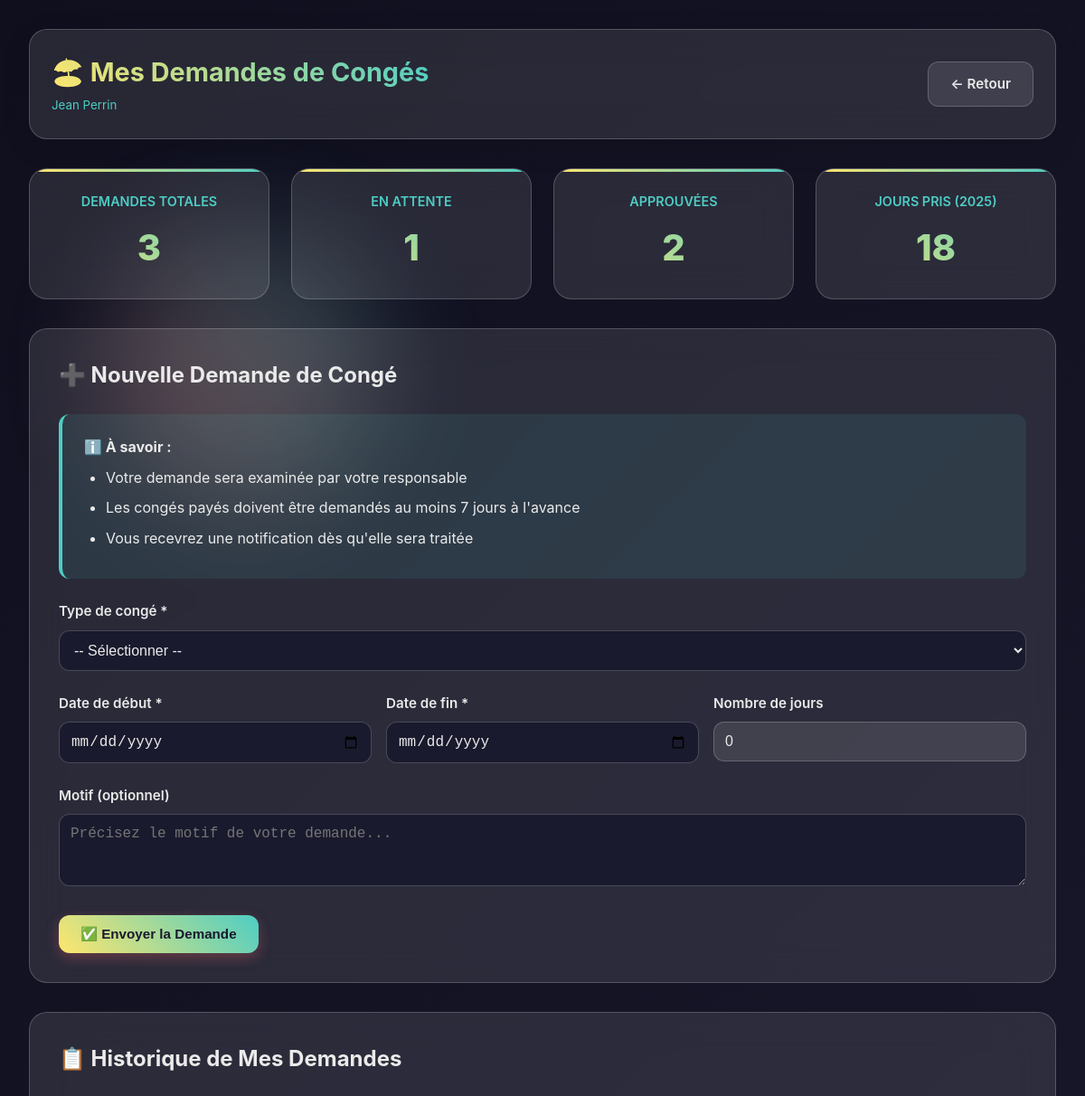
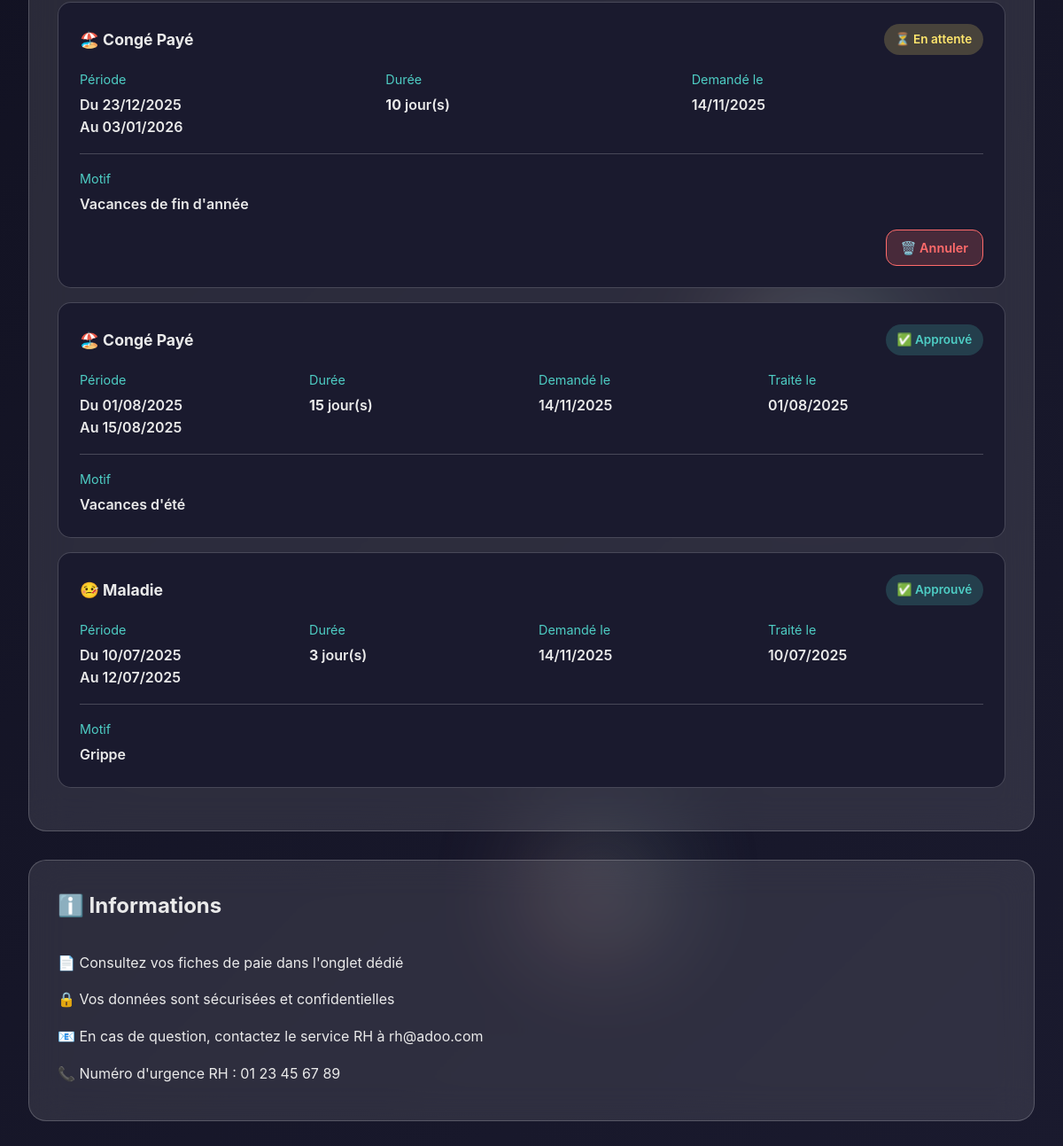
Page /Projet_Final/employes/mes_conges.php (signed in) on the committed database (2 pictures, top to bottom).
### tables this page shows
CREATE TABLE `employee_leaves` (
  `id` int NOT NULL,
  `employee_id` int NOT NULL,
  `type` enum('CP','RTT','Maladie','Sans solde','Formation') NOT NULL,
  `start_date` date NOT NULL,
  `end_date` date NOT NULL,
  `days_count` int NOT NULL,
  `status` enum('pending','approved','rejected') DEFAULT 'pending',
  `reason` text,
  `approved_by` int DEFAULT NULL,
  `approved_at` timestamp NULL DEFAULT NULL,
  `created_at` timestamp NULL DEFAULT CURRENT_TIMESTAMP
);

### Projet_Final/employes/mes_conges.php (the view, shortened to what this page needs)
<?php
$db = getDB();
$user_id = $_SESSION['user_id'];
$stmt = $db->prepare("SELECT * FROM v_employee_users WHERE user_id = ?");
$stmt->execute([$user_id]);
$employee = $stmt->fetch();
$employee_id = $employee['employee_id'];
$mes_conges = $db->prepare("
    SELECT * FROM employee_leaves
    WHERE employee_id = ?
    ORDER BY created_at DESC
");
$mes_conges->execute([$employee_id]);
$conges = $mes_conges->fetchAll();
$stats = [
    'total' => count($conges),
    'pending' => 0,
    'approved' => 0,
    'rejected' => 0,
    'jours_pris' => 0
];
$annee_courante = date('Y');
foreach ($conges as $conge) {
    $stats[$conge['status']]++;
    if ($conge['status'] === 'approved' && date('Y', strtotime($conge['start_date'])) == $annee_courante) {
        $stats['jours_pris'] += $conge['days_count'];
    }
}
?>
<!DOCTYPE html>
<html lang="fr">
<head>
    <link rel="stylesheet" href="../assets/css/style.css">
</head>
<body>
    <div class="bg-animation">
        <div class="bg-circle"></div>
        <div class="bg-circle"></div>
    </div>
    <div class="conges-container">
        <div class="header">
            <div>
                <h1>🏖️ Mes Demandes de Congés</h1>
                <small style="color: var(--secondary);">
                    <?= htmlspecialchars($employee['first_name'] . ' ' . $employee['last_name']) ?>
                </small>
            </div>
            <a href="dashboard.php" class="btn btn-secondary">← Retour</a>
        </div>
        <div class="stats-grid">
            <div class="stat-card">
                <h3>Demandes Totales</h3>
                <div class="value"><?= $stats['total'] ?></div>
            </div>
            <div class="stat-card">
                <h3>En Attente</h3>
                <div class="value" style="color: #FFE66D;"><?= $stats['pending'] ?></div>
            </div>
            <div class="stat-card">
                <h3>Approuvées</h3>
                <div class="value" style="color: var(--secondary);"><?= $stats['approved'] ?></div>
            </div>
            <div class="stat-card">
                <h3>Jours Pris (<?= $annee_courante ?>)</h3>
                <div class="value" style="color: var(--primary);"><?= $stats['jours_pris'] ?></div>
            </div>
        </div>
        <div class="card">
            <h2>➕ Nouvelle Demande de Congé</h2>
            <div class="info-box">
                <strong>ℹ️ À savoir :</strong>
                <ul>
                    <li>Votre demande sera examinée par votre responsable</li>
                    <li>Les congés payés doivent être demandés au moins 7 jours à l'avance</li>
                    <li>Vous recevrez une notification dès qu'elle sera traitée</li>
                </ul>
            </div>
            <form method="POST">
                <div class="form-row">
                    <div class="form-group">
                        <label for="type_conge">Type de congé *</label>
                        <select id="type_conge" name="type_conge" required>
                            <option value="">-- Sélectionner --</option>
                        </select>
                    </div>
                </div>
                <div class="form-row">
                    <div class="form-group">
                        <label for="date_debut">Date de début *</label>
                        <input type="date" id="date_debut" name="date_debut" min="<?= date('Y-m-d') ?>" required>
                    </div>
                    <div class="form-group">
                        <label for="date_fin">Date de fin *</label>
                        <input type="date" id="date_fin" name="date_fin" min="<?= date('Y-m-d') ?>" required>
                    </div>
                    <div class="form-group">
                        <label>Nombre de jours</label>
                        <input type="text" id="nb_jours_calc" value="0" readonly style="background: var(--glass); cursor: not-allowed;">
                    </div>
                </div>
                <div class="form-group">
                    <label for="motif">Motif (optionnel)</label>
                    <textarea id="motif" name="motif" rows="3" placeholder="Précisez le motif de votre demande..."></textarea>
                </div>
                <button type="submit" name="demander_conge" class="btn btn-primary">
                    ✅ Envoyer la Demande
                </button>
            </form>
        </div>
        <div class="card">
            <h2>📋 Historique de Mes Demandes</h2>
            <?php if (empty($conges)): ?>
                <div class="empty-state">
                    <div class="empty-state-icon">🏖️</div>
                    <p>Aucune demande de congé.</p>
                    <p style="margin-top: 0.5rem; font-size: 0.9rem;">
                        Vous n'avez pas encore fait de demande.
                    </p>
                </div>
            <?php else: ?>
                <?php foreach ($conges as $conge): ?>
                <div class="conge-card">
                    <div class="conge-header">
                        <div>
                            <strong style="color: var(--light); font-size: 1.1rem;">
                                <?php
                                $types = [
                                    'CP' => '🏖️ Congé Payé',
                                    'RTT' => '⏰ RTT',
                                    'Maladie' => '🤒 Maladie',
                                    'Sans solde' => '💼 Sans solde',
                                    'Formation' => '📚 Formation'
                                ];
                                echo $types[$conge['type']] ?? $conge['type'];
                                ?>
                            </strong>
                        </div>
                        <?php
                        $badges = [
                            'pending' => 'warning',
                            'approved' => 'success',
                            'rejected' => 'danger'
                        ];
                        $labels = [
                            'pending' => '⏳ En attente',
                            'approved' => '✅ Approuvé',
                            'rejected' => '❌ Refusé'
                        ];
                        ?>
                        <span class="badge badge-<?= $badges[$conge['status']] ?>">
                            <?= $labels[$conge['status']] ?>
                        </span>
                    </div>
                    <div class="conge-details">
                        <div>
                            <div class="detail-item">Période</div>
                            <div class="detail-value">
                                Du <?= date('d/m/Y', strtotime($conge['start_date'])) ?><br>
                                Au <?= date('d/m/Y', strtotime($conge['end_date'])) ?>
                            </div>
                        </div>
                        <div>
                            <div class="detail-item">Durée</div>
                            <div class="detail-value">
                                <strong><?= $conge['days_count'] ?></strong> jour(s)
                            </div>
                        </div>
                        <div>
                            <div class="detail-item">Demandé le</div>
                            <div class="detail-value">
                                <?= date('d/m/Y', strtotime($conge['created_at'])) ?>
                            </div>
                        </div>
                        <?php if ($conge['approved_at']): ?>
                        <div>
                            <div class="detail-item">Traité le</div>
                            <div class="detail-value">
                                <?= date('d/m/Y', strtotime($conge['approved_at'])) ?>
                            </div>
                        </div>
                        <?php endif; ?>
                    </div>
                    <?php if ($conge['reason']): ?>
                    <div style="margin-top: 1rem; padding-top: 1rem; border-top: 1px solid var(--glass-border);">
                        <div class="detail-item">Motif</div>
                        <div class="detail-value"><?= htmlspecialchars($conge['reason']) ?></div>
                    </div>
                    <?php endif; ?>
                    <?php if ($conge['status'] === 'pending'): ?>
                    <div style="margin-top: 1rem; text-align: right;">
                        <a href="?annuler=1&id=<?= $conge['id'] ?>"
                           class="btn btn-danger"
                           style="padding: 0.5rem 1rem; font-size: 0.9rem;"
                           onclick="return confirm('Annuler cette demande ?')">
                            🗑️ Annuler
                        </a>
                    </div>
                    <?php endif; ?>
                </div>
                <?php endforeach; ?>
            <?php endif; ?>
        </div>
        <div class="card">
            <h2>ℹ️ Informations</h2>
            <ul style="list-style: none; padding: 0; color: var(--light);">
                <li style="padding: 0.5rem 0;">📄 Consultez vos fiches de paie dans l'onglet dédié</li>
                <li style="padding: 0.5rem 0;">🔒 Vos données sont sécurisées et confidentielles</li>
                <li style="padding: 0.5rem 0;">📧 En cas de question, contactez le service RH à rh@adoo.com</li>
                <li style="padding: 0.5rem 0;">📞 Numéro d'urgence RH : 01 23 45 67 89</li>
            </ul>
        </div>
    </div>
</body>
</html>

### Projet_Final/assets/css/style.css (style rules this page uses)
* { margin: 0; padding: 0; box-sizing: border-box; }
:root { --primary: #FF6B6B; --secondary: #4ECDC4; --accent: #FFE66D; --dark: #1A1A2E; --darker: #0F0F1E; --light: #EAEAEA; --glass: rgba(255, 255, 255, 0.1); --glass-border: rgba(255, 255, 255, 0.2); --success: #4ECDC4; --warning: #FFE66D; --danger: #FF6B6B; --info: #6C5CE7; }
body { font-family: 'Inter', 'Segoe UI', Tahoma, Geneva, Verdana, sans-serif; background: linear-gradient(135deg, var(--darker) 0%, var(--dark) 100%); color: var(--light); overflow-x: hidden; line-height: 1.6; }
.bg-animation { position: fixed; top: 0; left: 0; width: 100%; height: 100%; z-index: 0; opacity: 0.3; pointer-events: none; }
.bg-circle { position: absolute; border-radius: 50%; background: linear-gradient(45deg, var(--primary), var(--secondary)); filter: blur(60px); animation: float 20s infinite ease-in-out; }
.bg-circle:nth-child(1) { width: 300px; height: 300px; top: 10%; left: 10%; animation-delay: 0s; }
.bg-circle:nth-child(3) { width: 150px; height: 150px; bottom: 10%; left: 50%; animation-delay: 6s; }
.header { background: var(--glass); backdrop-filter: blur(20px); border: 1px solid var(--glass-border); border-radius: 20px; padding: 1.5rem 2rem; margin-bottom: 2rem; display: flex; justify-content: space-between; align-items: center; box-shadow: 0 8px 32px rgba(0, 0, 0, 0.1); }
.card { background: var(--glass); backdrop-filter: blur(20px); border: 1px solid var(--glass-border); border-radius: 20px; padding: 1.5rem; transition: all 0.3s ease; position: relative; overflow: hidden; }
.card::before { content: ''; position: absolute; top: 0; left: 0; width: 100%; height: 4px; background: linear-gradient(90deg, var(--primary), var(--secondary)); transform: scaleX(0); transition: transform 0.3s ease; }
.badge { padding: 0.3rem 0.8rem; border-radius: 20px; font-size: 0.8rem; font-weight: 600; display: inline-block; }
.btn { padding: 0.8rem 1.5rem; border: none; border-radius: 12px; cursor: pointer; font-weight: 600; transition: all 0.3s ease; display: inline-flex; align-items: center; gap: 0.5rem; text-decoration: none; font-size: 0.95rem; }
.btn-primary { background: linear-gradient(45deg, var(--primary), var(--secondary)); color: white; box-shadow: 0 5px 15px rgba(255, 107, 107, 0.3); }
.btn-secondary { background: var(--glass); border: 1px solid var(--glass-border); color: var(--light); }
.form-group { margin-bottom: 1.5rem; }
.form-group label { display: block; margin-bottom: 0.5rem; color: var(--secondary); font-weight: 600; font-size: 0.95rem; }

### rows in the picture
employee_leaves: approved_by "1", employee "2", type "🤒 Maladie", status "✅ Approuvé", start_date "10/07/2025", end_date "12/07/2025", days_count "3", created_at "14/11/2025", approved_at "10/07/2025", reason "Grippe"
employee_leaves: type "🏖️ Congé Payé", status "⏳ En attente", start_date "23/12/2025", end_date "03/01/2026", days_count "10", created_at "14/11/2025", reason "Vacances de fin d'année"
employee_leaves: type "🏖️ Congé Payé", status "✅ Approuvé", start_date "01/08/2025", end_date "15/08/2025", days_count "15", created_at "14/11/2025", approved_at "01/08/2025", reason "Vacances d'été"

### other values in the picture
$employee['first_name'] . ' ' . $employee['last_name'] "Jean Perrin"
$stats['total'] "3"
$stats['jours_pris'] "18"
